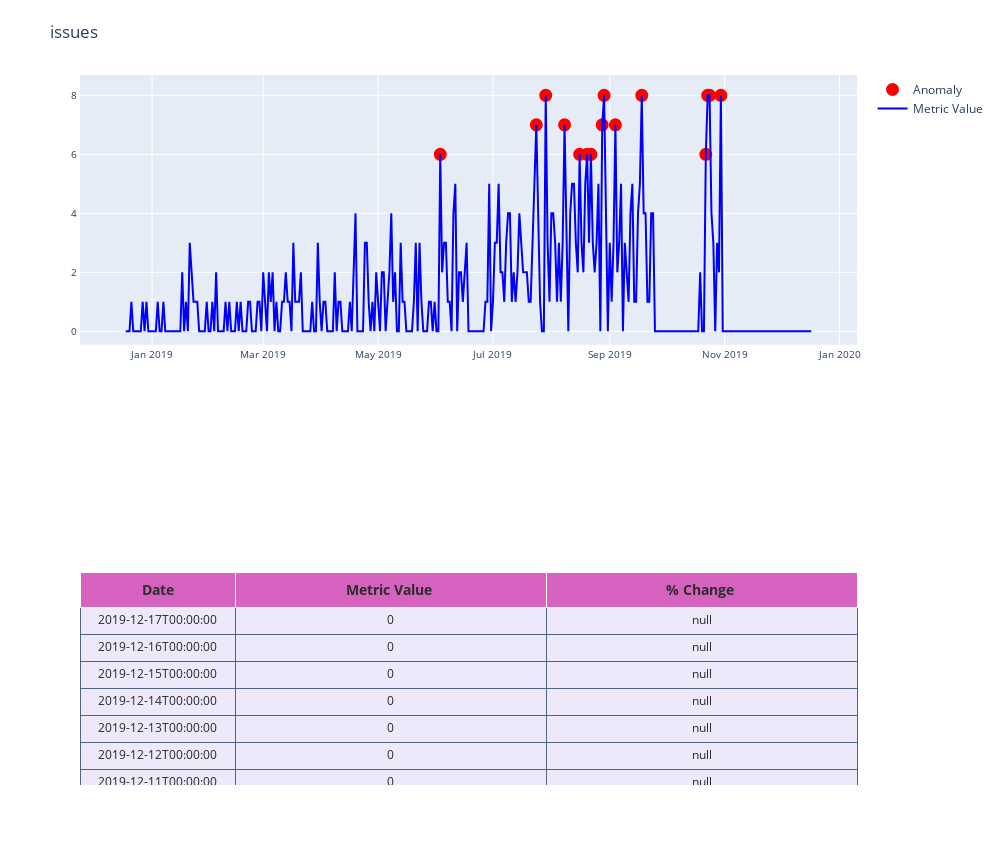
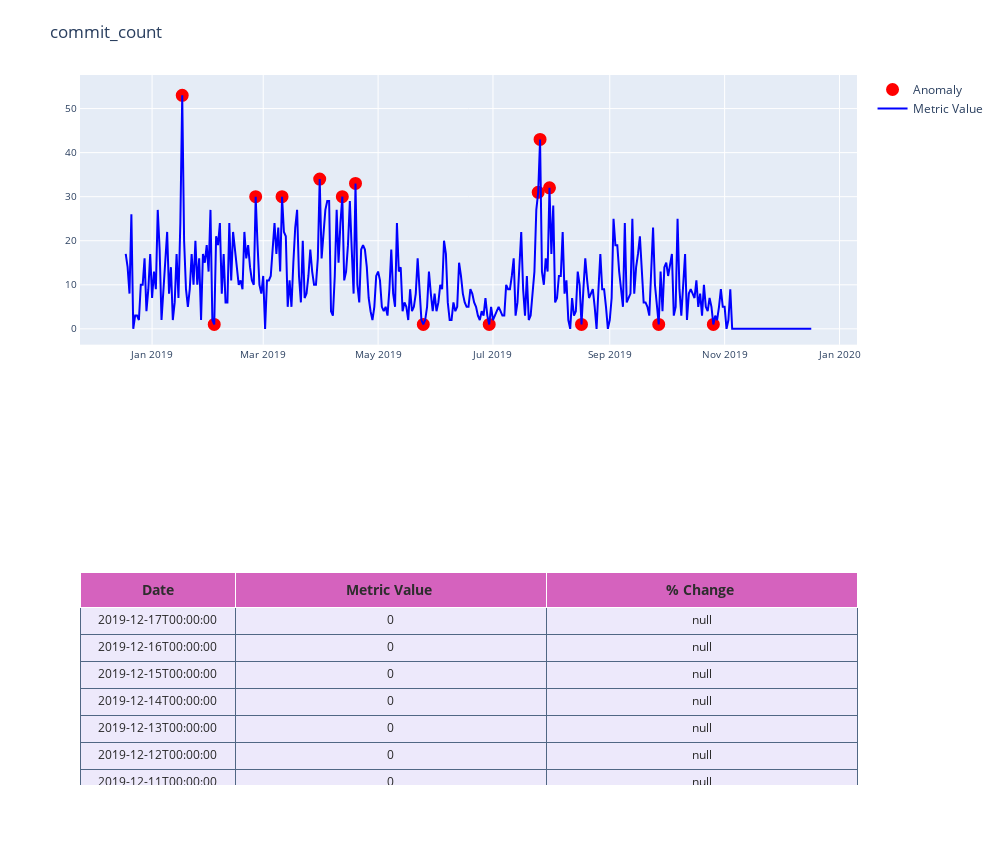
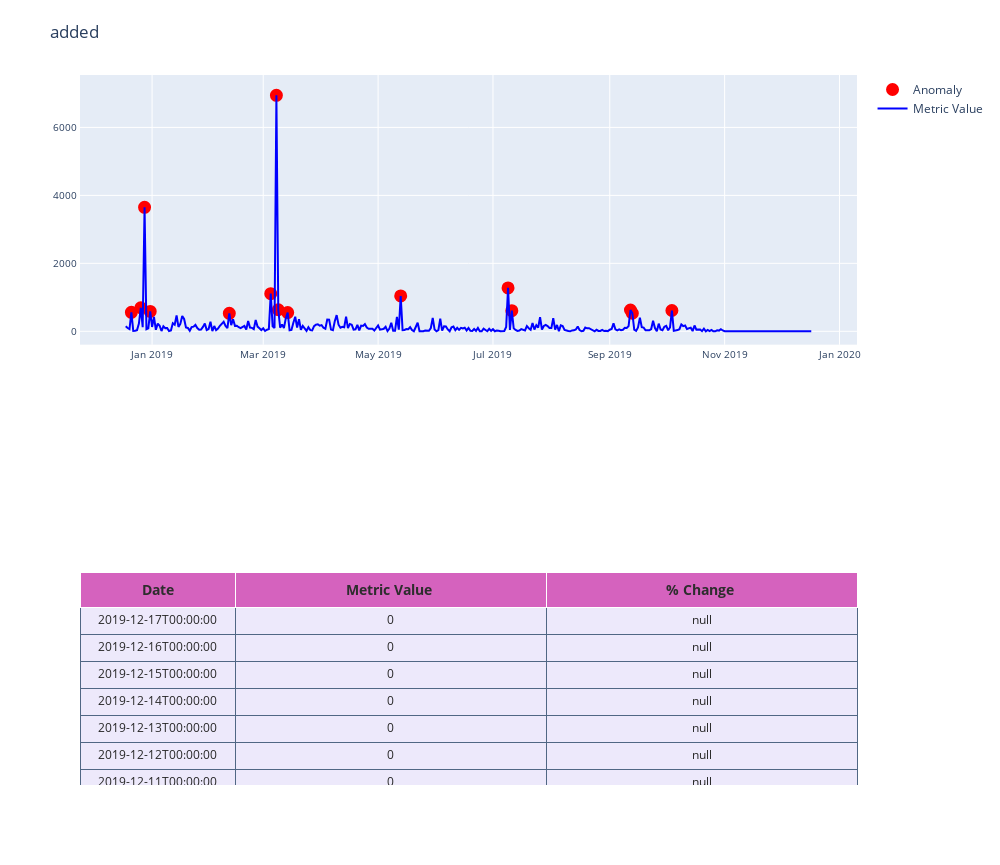
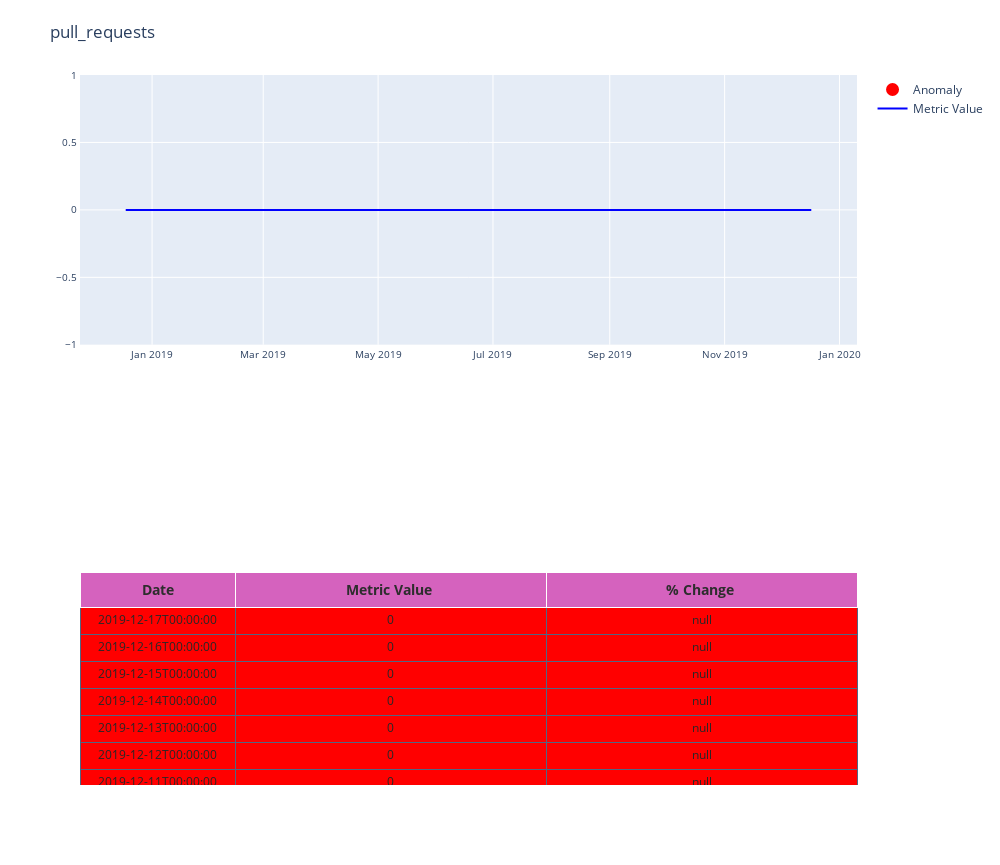

Notebook source saved alongside these figures, in order:
### Markdown cell above
Identify anomalies for individual metrics and plot the results.

X axis — date Y axis — Metric values and anomaly points.

The plots allow us to see the sudden spikes and dips in the volume and project the anomalous points onto the plot.

The tables below each plot allow us to examine the raw data and see potential holes or broken pipelines in the data that would need to be fixed in our preprocessing steps. They also let us see which anomalies are low-level (yellow) or high level (red)

### Code cell
import warnings  
warnings.filterwarnings('ignore')
for i, field_name in enumerate(to_model_columns):
    model.fit(df.iloc[:,i:i+1])
    pred = model.predict(df.iloc[:,i:i+1])
    test_df = pd.DataFrame()
    
    test_df['date_col'] = df.index#df['date']
    test_df.index = df.index
    
    # Find decision function to find the score and classify anomalies
    test_df['score'] = model.decision_function(df.iloc[:,i:i+1])
    test_df[field_name] = df.iloc[:,i:i+1]
    test_df['anomaly'] = pred

    # Get the indexes of outliers in order to compare the metrics with use case anomalies if required
    outliers = test_df.loc[test_df['anomaly'] == -1]
    outlier_index = list(outliers.index)
    test_df = classify_anomalies(test_df,field_name)
    plot_anomaly(test_df,field_name)

### Figure 1 — Plotly figure (JSON) as saved in the notebook; plotly's stock layout.template omitted (floating-point values rounded to 4 significant figures; data arrays with more than 128 entries replaced by an {"elided": "..."} marker saying what was removed)
{"data": [{"cells": {"align": ["center", "center", "center", "center", "center"], "fill": {"color": {"elided": "1x365 str values"}}, "font": {"color": ["rgb(40, 40, 40)", "rgb(40, 40, 40)", "rgb(40, 40, 40)", "rgb(40, 40, 40)", "rgb(40, 40, 40)"], "size": 12}, "height": 27, "line": {"color": "#506784"}, "suffix": [null, "", "", "%", ""], "values": {"elided": "3x365 mixed values"}}, "columnwidth": [1, 2], "domain": {"x": [0, 1], "y": [0, 0.3]}, "header": {"fill": {"color": "#d562be"}, "font": {"color": ["rgb(45, 45, 45)", "rgb(45, 45, 45)", "rgb(45, 45, 45)", "rgb(45, 45, 45)", "rgb(45, 45, 45)"], "size": 14}, "height": 20, "values": [["<b>Date</b>"], ["<b>Metric Value </b>"], ["<b>% Change </b>"]]}, "type": "table"}, {"marker": {"color": "red", "line": {"color": "red", "width": 2}, "size": 11}, "mode": "markers", "name": "Anomaly", "showlegend": true, "type": "scatter", "x": {"elided": "365 str values"}, "xaxis": "x", "y": {"elided": "365 int values"}, "yaxis": "y"}, {"marker": {"color": "blue", "line": {"width": 1}, "size": 12}, "mode": "lines", "name": "Metric Value", "type": "scatter", "x": {"elided": "365 str values"}, "xaxis": "x", "y": {"elided": "365 int values"}, "yaxis": "y"}], "layout": {"autosize": false, "height": 865, "margin": {"t": 75}, "showlegend": true, "title": {"text": "issues"}, "width": 1000, "xaxis": {"anchor": "y", "domain": [0, 1], "gridcolor": "#ffffff", "mirror": true, "showgrid": true, "showline": true, "showticklabels": true, "tickfont": {"size": 10}, "ticklen": 4, "zeroline": false}, "yaxis": {"anchor": "x", "domain": [0.62, 1], "gridcolor": "#ffffff", "hoverformat": ".2f", "mirror": true, "showgrid": true, "showline": true, "tickfont": {"size": 10}, "ticklen": 4, "zeroline": false}}}

### Figure 2 — Plotly figure (JSON) as saved in the notebook; plotly's stock layout.template omitted (floating-point values rounded to 4 significant figures; data arrays with more than 128 entries replaced by an {"elided": "..."} marker saying what was removed)
{"data": [{"cells": {"align": ["center", "center", "center", "center", "center"], "fill": {"color": {"elided": "1x365 str values"}}, "font": {"color": ["rgb(40, 40, 40)", "rgb(40, 40, 40)", "rgb(40, 40, 40)", "rgb(40, 40, 40)", "rgb(40, 40, 40)"], "size": 12}, "height": 27, "line": {"color": "#506784"}, "suffix": [null, "", "", "%", ""], "values": {"elided": "3x365 mixed values"}}, "columnwidth": [1, 2], "domain": {"x": [0, 1], "y": [0, 0.3]}, "header": {"fill": {"color": "#d562be"}, "font": {"color": ["rgb(45, 45, 45)", "rgb(45, 45, 45)", "rgb(45, 45, 45)", "rgb(45, 45, 45)", "rgb(45, 45, 45)"], "size": 14}, "height": 20, "values": [["<b>Date</b>"], ["<b>Metric Value </b>"], ["<b>% Change </b>"]]}, "type": "table"}, {"marker": {"color": "red", "line": {"color": "red", "width": 2}, "size": 11}, "mode": "markers", "name": "Anomaly", "showlegend": true, "type": "scatter", "x": {"elided": "365 str values"}, "xaxis": "x", "y": {"elided": "365 int values"}, "yaxis": "y"}, {"marker": {"color": "blue", "line": {"width": 1}, "size": 12}, "mode": "lines", "name": "Metric Value", "type": "scatter", "x": {"elided": "365 str values"}, "xaxis": "x", "y": {"elided": "365 int values"}, "yaxis": "y"}], "layout": {"autosize": false, "height": 865, "margin": {"t": 75}, "showlegend": true, "title": {"text": "commit_count"}, "width": 1000, "xaxis": {"anchor": "y", "domain": [0, 1], "gridcolor": "#ffffff", "mirror": true, "showgrid": true, "showline": true, "showticklabels": true, "tickfont": {"size": 10}, "ticklen": 4, "zeroline": false}, "yaxis": {"anchor": "x", "domain": [0.62, 1], "gridcolor": "#ffffff", "hoverformat": ".2f", "mirror": true, "showgrid": true, "showline": true, "tickfont": {"size": 10}, "ticklen": 4, "zeroline": false}}}

### Figure 3 — Plotly figure (JSON) as saved in the notebook; plotly's stock layout.template omitted (floating-point values rounded to 4 significant figures; data arrays with more than 128 entries replaced by an {"elided": "..."} marker saying what was removed)
{"data": [{"cells": {"align": ["center", "center", "center", "center", "center"], "fill": {"color": {"elided": "1x365 str values"}}, "font": {"color": ["rgb(40, 40, 40)", "rgb(40, 40, 40)", "rgb(40, 40, 40)", "rgb(40, 40, 40)", "rgb(40, 40, 40)"], "size": 12}, "height": 27, "line": {"color": "#506784"}, "suffix": [null, "", "", "%", ""], "values": {"elided": "3x365 mixed values"}}, "columnwidth": [1, 2], "domain": {"x": [0, 1], "y": [0, 0.3]}, "header": {"fill": {"color": "#d562be"}, "font": {"color": ["rgb(45, 45, 45)", "rgb(45, 45, 45)", "rgb(45, 45, 45)", "rgb(45, 45, 45)", "rgb(45, 45, 45)"], "size": 14}, "height": 20, "values": [["<b>Date</b>"], ["<b>Metric Value </b>"], ["<b>% Change </b>"]]}, "type": "table"}, {"marker": {"color": "red", "line": {"color": "red", "width": 2}, "size": 11}, "mode": "markers", "name": "Anomaly", "showlegend": true, "type": "scatter", "x": {"elided": "365 str values"}, "xaxis": "x", "y": {"elided": "365 int values"}, "yaxis": "y"}, {"marker": {"color": "blue", "line": {"width": 1}, "size": 12}, "mode": "lines", "name": "Metric Value", "type": "scatter", "x": {"elided": "365 str values"}, "xaxis": "x", "y": {"elided": "365 int values"}, "yaxis": "y"}], "layout": {"autosize": false, "height": 865, "margin": {"t": 75}, "showlegend": true, "title": {"text": "added"}, "width": 1000, "xaxis": {"anchor": "y", "domain": [0, 1], "gridcolor": "#ffffff", "mirror": true, "showgrid": true, "showline": true, "showticklabels": true, "tickfont": {"size": 10}, "ticklen": 4, "zeroline": false}, "yaxis": {"anchor": "x", "domain": [0.62, 1], "gridcolor": "#ffffff", "hoverformat": ".2f", "mirror": true, "showgrid": true, "showline": true, "tickfont": {"size": 10}, "ticklen": 4, "zeroline": false}}}

### Figure 4 — Plotly figure (JSON) as saved in the notebook; plotly's stock layout.template omitted (floating-point values rounded to 4 significant figures; data arrays with more than 128 entries replaced by an {"elided": "..."} marker saying what was removed)
{"data": [{"cells": {"align": ["center", "center", "center", "center", "center"], "fill": {"color": {"elided": "1x365 str values"}}, "font": {"color": ["rgb(40, 40, 40)", "rgb(40, 40, 40)", "rgb(40, 40, 40)", "rgb(40, 40, 40)", "rgb(40, 40, 40)"], "size": 12}, "height": 27, "line": {"color": "#506784"}, "suffix": [null, "", "", "%", ""], "values": {"elided": "3x365 mixed values"}}, "columnwidth": [1, 2], "domain": {"x": [0, 1], "y": [0, 0.3]}, "header": {"fill": {"color": "#d562be"}, "font": {"color": ["rgb(45, 45, 45)", "rgb(45, 45, 45)", "rgb(45, 45, 45)", "rgb(45, 45, 45)", "rgb(45, 45, 45)"], "size": 14}, "height": 20, "values": [["<b>Date</b>"], ["<b>Metric Value </b>"], ["<b>% Change </b>"]]}, "type": "table"}, {"marker": {"color": "red", "line": {"color": "red", "width": 2}, "size": 11}, "mode": "markers", "name": "Anomaly", "showlegend": true, "type": "scatter", "x": {"elided": "365 str values"}, "xaxis": "x", "y": {"elided": "365 null values"}, "yaxis": "y"}, {"marker": {"color": "blue", "line": {"width": 1}, "size": 12}, "mode": "lines", "name": "Metric Value", "type": "scatter", "x": {"elided": "365 str values"}, "xaxis": "x", "y": {"elided": "365 int values"}, "yaxis": "y"}], "layout": {"autosize": false, "height": 865, "margin": {"t": 75}, "showlegend": true, "title": {"text": "pull_requests"}, "width": 1000, "xaxis": {"anchor": "y", "domain": [0, 1], "gridcolor": "#ffffff", "mirror": true, "showgrid": true, "showline": true, "showticklabels": true, "tickfont": {"size": 10}, "ticklen": 4, "zeroline": false}, "yaxis": {"anchor": "x", "domain": [0.62, 1], "gridcolor": "#ffffff", "hoverformat": ".2f", "mirror": true, "showgrid": true, "showline": true, "tickfont": {"size": 10}, "ticklen": 4, "zeroline": false}}}
